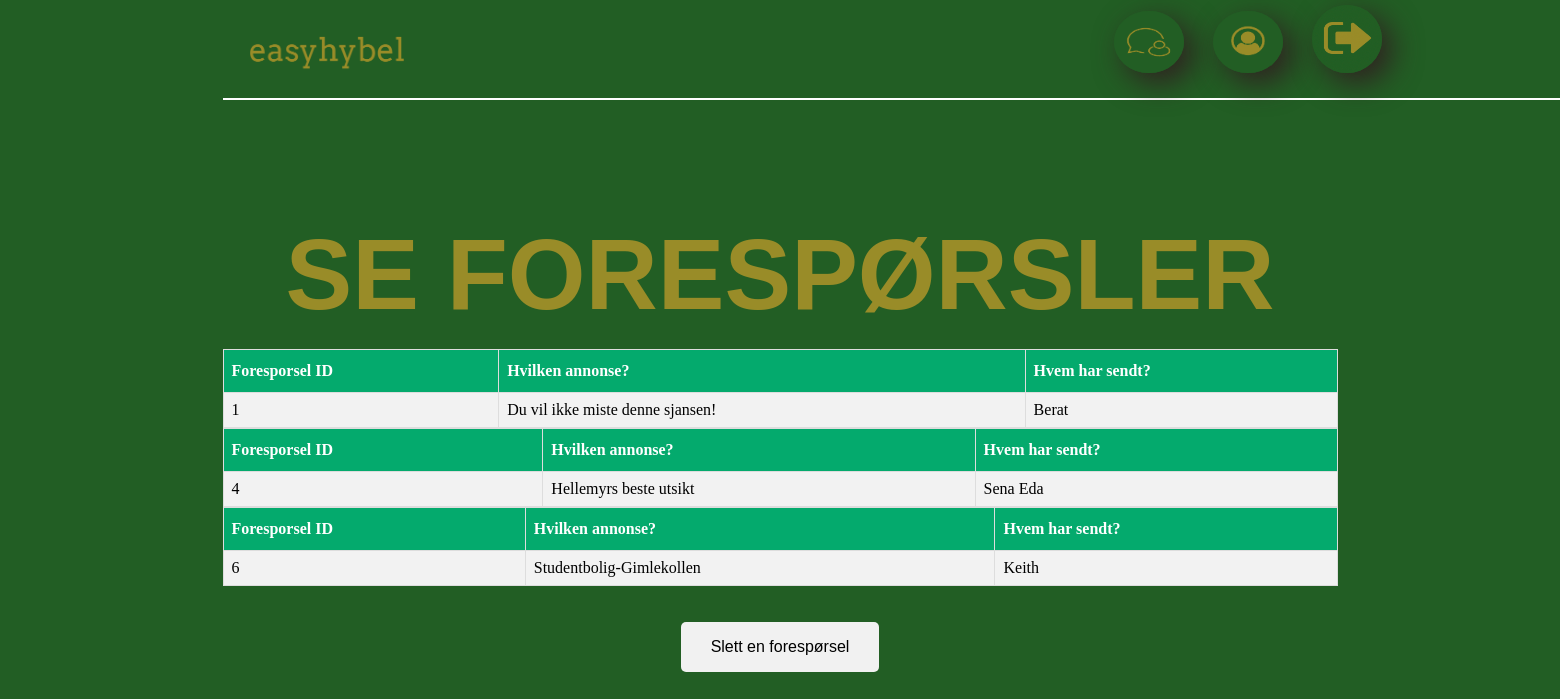
/www/views/seForespørsel.php (signed in), run on the app's committed database.
### tables this page shows
CREATE TABLE Foresporsel
        (
            Foresporsel_ID          SMALLINT UNIQUE AUTO_INCREMENT,
            Medlem_ID             SMALLINT        ,
            Bolig_ID                SMALLINT         ,
            Annonse_ID              SMALLINT         NOT NULL,
            Akseptert               SMALLINT        DEFAULT 0,

            CONSTRAINT PRIMARY KEY (Foresporsel_ID),
            CONSTRAINT FOREIGN KEY (Medlem_ID) REFERENCES Medlem(Medlem_ID) ON DELETE CASCADE,
            CONSTRAINT FOREIGN KEY (Annonse_ID) REFERENCES Annonse(Annonse_ID) ON DELETE CASCADE
        );

CREATE TABLE Annonse
        (
            Annonse_ID              SMALLINT UNIQUE AUTO_INCREMENT,
            Annonse_Navn            VARCHAR(500)    NOT NULL,
            Annonse_Beskrivelse     VARCHAR(500)    NOT NULL,
            CONSTRAINT PRIMARY KEY (Annonse_ID)

        );

CREATE TABLE Medlem
        (
            Medlem_ID              SMALLINT UNIQUE AUTO_INCREMENT,
            Fornavn                 VARCHAR(30)     NOT NULL,
            Etternavn               VARCHAR(30)     NOT NULL,
            Brukernavn              VARCHAR(50)     NOT NULL,
            Mobilnummer             INTEGER         NOT NULL,
            Epost                   VARCHAR(255)    NOT NULL,
            Passord                 VARCHAR(255)    NOT NULL,
            Adresse                 VARCHAR(100)     NOT NULL,
            Postnummer              INTEGER        NOT NULL,
            CONSTRAINT PRIMARY KEY (Medlem_ID)
        );

### www/views/seForespørsel.php (the view, shortened to what this page needs)
<html>
    <head>
    </head>
    <body>
        <?php
        include "header.php";
        require_once "../../includes/db.inc.php";
                    $sql= "SELECT F.Foresporsel_ID, A.Annonse_Navn, M.Fornavn
                    FROM ((Foresporsel F
                    INNER JOIN  Annonse A on F.Annonse_ID = A.Annonse_ID)
                    INNER JOIN Medlem M on F.Medlem_ID = M.Medlem_ID)
                    WHERE Akseptert = 0
                    ORDER BY Foresporsel_ID";
         $q = $pdo->prepare($sql);
         $q->execute();
         $foresporsel= $q->fetchAll(PDO::FETCH_ASSOC);
         echo "<h1>SE FORESPØRSLER</h1>";
         foreach ($foresporsel as $forespørler){
            echo "<table border='1'>";
            echo "<tr>";
            echo "<th>Foresporsel ID</th>";
            echo "<th>Hvilken annonse?</th>";
            echo "<th>Hvem har sendt?</th>";
            echo "</tr>";
            echo "<tr>";
            echo "<td>".$forespørler['Foresporsel_ID']."</td>";
            echo "<td>".$forespørler['Annonse_Navn']."</td>";
            echo "<td>".$forespørler['Fornavn']."</td>";
            echo "</tr>";
            echo "</table>";
         }
             ?>
            <div class="knappish">
            <br><br>
           <input type="button" class="btn" onclick="location.href='slettForesporsel.php';" value="Slett en forespørsel"/>
            </div>
    </body>
</html>

### www/views/header.php (style rules this page uses)
body { background-color: #225E24; text-align: center; margin: auto; max-width: 1115px; }
h1 { position: relative; font-size: 100px; top: 50px; color: #998C28; text-align: center; font-family: Arial-BoldMT, Arial, Arial; }
table { border-collapse: collapse; width: 100%; }
table td, table th { border: 1px solid #ddd; padding: 8px; }
table tr:nth-child(even) { background-color: #f2f2f2; }
table th { padding-top: 12px; padding-bottom: 12px; text-align: left; background-color: #04AA6D; color: white; }
.knappish { width: 100%; }
.knappish .btn { background-color: #f1f1f1; color: black; font-size: 16px; padding: 16px 30px; border: none; cursor: pointer; border-radius: 5px; text-align: center; }

### data on the page
foresporsel: Foresporsel_ID "1", Annonse_ID.Annonse_Navn "Du vil ikke miste denne sjansen!", Medlem_ID.Fornavn "Berat"
foresporsel: Foresporsel_ID "4", Annonse_ID.Annonse_Navn "Hellemyrs beste utsikt", Medlem_ID.Fornavn "Sena Eda"
foresporsel: Foresporsel_ID "6", Annonse_ID.Annonse_Navn "Studentbolig-Gimlekollen", Medlem_ID.Fornavn "Keith"
